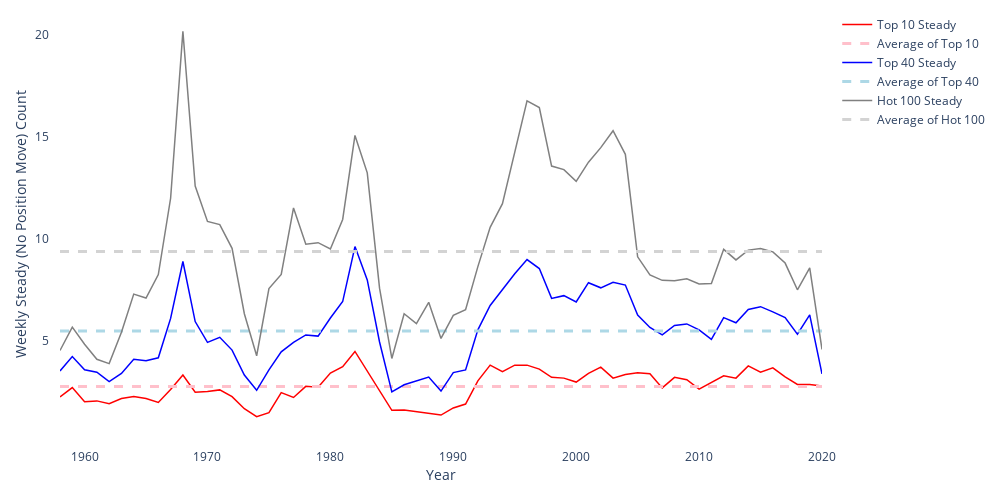

The cell this chart's notebook holds for it:
### Markdown cell above
## Part III: The 'Steady's in Chart

### Code cell
fig = go.Figure()
c1y_li = (trend_df.loc[:9, :] == 'Steady').sum()
c1y_li.index = [d[:4] for d in c1y_li.index]
c1y_li = c1y_li.groupby(level = 0).mean()
fig.add_trace(go.Scatter(x=c1y_li.index,
                         y=c1y_li,
                         line=dict(color = 'red', width = 1.5),
                         name='Top 10 Steady'))
fig.add_trace(go.Scatter(x=c1y_li.index,
                         y=[round(c1y_li.mean(),2)]*len(c1y_li),
                         line=dict(color = 'pink', width = 3, dash = 'dash'),
                         name='Average of Top 10'))

c1y_li = (trend_df.loc[:39, :] == 'Steady').sum()
c1y_li.index = [d[:4] for d in c1y_li.index]
c1y_li = c1y_li.groupby(level = 0).mean()
fig.add_trace(go.Scatter(x=c1y_li.index,
                         y=c1y_li,
                         line=dict(color = 'blue', width = 1.5),
                         name='Top 40 Steady'))
fig.add_trace(go.Scatter(x=c1y_li.index,
                         y=[round(c1y_li.mean(),2)]*len(c1y_li),
                         line=dict(color = 'lightblue', width = 3, dash = 'dash'),
                         name='Average of Top 40'))

c1y_li = (trend_df.loc[:, :] == 'Steady').sum()
c1y_li.index = [d[:4] for d in c1y_li.index]
c1y_li = c1y_li.groupby(level = 0).mean()
fig.add_trace(go.Scatter(x=c1y_li.index,
                         y=c1y_li,
                         line=dict(color = 'grey', width = 1.5),
                         name='Hot 100 Steady'))
fig.add_trace(go.Scatter(x=c1y_li.index,
                         y=[round(c1y_li.mean(),2)]*len(c1y_li),
                         line=dict(color = 'lightgrey', width = 3, dash = 'dash'),
                         name='Average of Hot 100'))

fig.update_layout(width=1000, 
                  height=500, 
                  plot_bgcolor='rgb(255,255,255)',
                  xaxis_title="Year",
                  yaxis_title="Weekly Steady (No Position Move) Count",
                  margin={'l':10, 'r':10, 'b':10, 't':10, 'pad':10})
fig.show()
fig.write_html("visuals/steady_songs_hot100.html")

### Figure 1 — Plotly figure (JSON) as saved in the notebook; plotly's stock layout.template omitted (floating-point values rounded to 4 significant figures)
{"data": [{"line": {"color": "red", "width": 1.5}, "name": "Top 10 Steady", "type": "scatter", "x": ["1958", "1959", "1960", "1961", "1962", "1963", "1964", "1965", "1966", "1967", "1968", "1969", "1970", "1971", "1972", "1973", "1974", "1975", "1976", "1977", "1978", "1979", "1980", "1981", "1982", "1983", "1984", "1985", "1986", "1987", "1988", "1989", "1990", "1991", "1992", "1993", "1994", "1995", "1996", "1997", "1998", "1999", "2000", "2001", "2002", "2003", "2004", "2005", "2006", "2007", "2008", "2009", "2010", "2011", "2012", "2013", "2014", "2015", "2016", "2017", "2018", "2019", "2020"], "y": [2.273, 2.731, 2.038, 2.077, 1.942, 2.192, 2.288, 2.192, 2, 2.635, 3.346, 2.5, 2.538, 2.615, 2.283, 1.692, 1.308, 1.5, 2.481, 2.245, 2.788, 2.75, 3.442, 3.75, 4.5, 3.547, 2.558, 1.615, 1.635, 1.558, 1.453, 1.385, 1.731, 1.923, 3.058, 3.827, 3.509, 3.827, 3.827, 3.635, 3.231, 3.192, 3, 3.423, 3.731, 3.192, 3.365, 3.453, 3.404, 2.712, 3.231, 3.115, 2.654, 2.981, 3.308, 3.192, 3.788, 3.481, 3.698, 3.25, 2.885, 2.885, 2.8]}, {"line": {"color": "pink", "dash": "dash", "width": 3}, "name": "Average of Top 10", "type": "scatter", "x": ["1958", "1959", "1960", "1961", "1962", "1963", "1964", "1965", "1966", "1967", "1968", "1969", "1970", "1971", "1972", "1973", "1974", "1975", "1976", "1977", "1978", "1979", "1980", "1981", "1982", "1983", "1984", "1985", "1986", "1987", "1988", "1989", "1990", "1991", "1992", "1993", "1994", "1995", "1996", "1997", "1998", "1999", "2000", "2001", "2002", "2003", "2004", "2005", "2006", "2007", "2008", "2009", "2010", "2011", "2012", "2013", "2014", "2015", "2016", "2017", "2018", "2019", "2020"], "y": [2.78, 2.78, 2.78, 2.78, 2.78, 2.78, 2.78, 2.78, 2.78, 2.78, 2.78, 2.78, 2.78, 2.78, 2.78, 2.78, 2.78, 2.78, 2.78, 2.78, 2.78, 2.78, 2.78, 2.78, 2.78, 2.78, 2.78, 2.78, 2.78, 2.78, 2.78, 2.78, 2.78, 2.78, 2.78, 2.78, 2.78, 2.78, 2.78, 2.78, 2.78, 2.78, 2.78, 2.78, 2.78, 2.78, 2.78, 2.78, 2.78, 2.78, 2.78, 2.78, 2.78, 2.78, 2.78, 2.78, 2.78, 2.78, 2.78, 2.78, 2.78, 2.78, 2.78]}, {"line": {"color": "blue", "width": 1.5}, "name": "Top 40 Steady", "type": "scatter", "x": ["1958", "1959", "1960", "1961", "1962", "1963", "1964", "1965", "1966", "1967", "1968", "1969", "1970", "1971", "1972", "1973", "1974", "1975", "1976", "1977", "1978", "1979", "1980", "1981", "1982", "1983", "1984", "1985", "1986", "1987", "1988", "1989", "1990", "1991", "1992", "1993", "1994", "1995", "1996", "1997", "1998", "1999", "2000", "2001", "2002", "2003", "2004", "2005", "2006", "2007", "2008", "2009", "2010", "2011", "2012", "2013", "2014", "2015", "2016", "2017", "2018", "2019", "2020"], "y": [3.545, 4.25, 3.604, 3.481, 3.019, 3.423, 4.115, 4.038, 4.189, 6.115, 8.904, 5.962, 4.942, 5.192, 4.566, 3.346, 2.596, 3.596, 4.481, 4.943, 5.308, 5.25, 6.135, 6.942, 9.635, 8, 4.962, 2.519, 2.865, 3.038, 3.245, 2.558, 3.462, 3.596, 5.558, 6.75, 7.547, 8.308, 9, 8.558, 7.096, 7.231, 6.925, 7.865, 7.615, 7.885, 7.75, 6.283, 5.673, 5.308, 5.769, 5.846, 5.558, 5.094, 6.154, 5.904, 6.558, 6.692, 6.434, 6.154, 5.346, 6.288, 3.4]}, {"line": {"color": "lightblue", "dash": "dash", "width": 3}, "name": "Average of Top 40", "type": "scatter", "x": ["1958", "1959", "1960", "1961", "1962", "1963", "1964", "1965", "1966", "1967", "1968", "1969", "1970", "1971", "1972", "1973", "1974", "1975", "1976", "1977", "1978", "1979", "1980", "1981", "1982", "1983", "1984", "1985", "1986", "1987", "1988", "1989", "1990", "1991", "1992", "1993", "1994", "1995", "1996", "1997", "1998", "1999", "2000", "2001", "2002", "2003", "2004", "2005", "2006", "2007", "2008", "2009", "2010", "2011", "2012", "2013", "2014", "2015", "2016", "2017", "2018", "2019", "2020"], "y": [5.5, 5.5, 5.5, 5.5, 5.5, 5.5, 5.5, 5.5, 5.5, 5.5, 5.5, 5.5, 5.5, 5.5, 5.5, 5.5, 5.5, 5.5, 5.5, 5.5, 5.5, 5.5, 5.5, 5.5, 5.5, 5.5, 5.5, 5.5, 5.5, 5.5, 5.5, 5.5, 5.5, 5.5, 5.5, 5.5, 5.5, 5.5, 5.5, 5.5, 5.5, 5.5, 5.5, 5.5, 5.5, 5.5, 5.5, 5.5, 5.5, 5.5, 5.5, 5.5, 5.5, 5.5, 5.5, 5.5, 5.5, 5.5, 5.5, 5.5, 5.5, 5.5, 5.5]}, {"line": {"color": "grey", "width": 1.5}, "name": "Hot 100 Steady", "type": "scatter", "x": ["1958", "1959", "1960", "1961", "1962", "1963", "1964", "1965", "1966", "1967", "1968", "1969", "1970", "1971", "1972", "1973", "1974", "1975", "1976", "1977", "1978", "1979", "1980", "1981", "1982", "1983", "1984", "1985", "1986", "1987", "1988", "1989", "1990", "1991", "1992", "1993", "1994", "1995", "1996", "1997", "1998", "1999", "2000", "2001", "2002", "2003", "2004", "2005", "2006", "2007", "2008", "2009", "2010", "2011", "2012", "2013", "2014", "2015", "2016", "2017", "2018", "2019", "2020"], "y": [4.545, 5.692, 4.849, 4.115, 3.904, 5.442, 7.308, 7.115, 8.264, 12, 20.17, 12.6, 10.87, 10.71, 9.547, 6.346, 4.288, 7.577, 8.269, 11.53, 9.75, 9.827, 9.519, 10.96, 15.08, 13.25, 7.596, 4.154, 6.346, 5.865, 6.906, 5.135, 6.269, 6.538, 8.654, 10.58, 11.74, 14.19, 16.77, 16.44, 13.58, 13.4, 12.83, 13.77, 14.48, 15.31, 14.15, 9.132, 8.25, 7.981, 7.962, 8.058, 7.808, 7.83, 9.5, 8.981, 9.462, 9.538, 9.377, 8.827, 7.519, 8.596, 4.6]}, {"line": {"color": "lightgrey", "dash": "dash", "width": 3}, "name": "Average of Hot 100", "type": "scatter", "x": ["1958", "1959", "1960", "1961", "1962", "1963", "1964", "1965", "1966", "1967", "1968", "1969", "1970", "1971", "1972", "1973", "1974", "1975", "1976", "1977", "1978", "1979", "1980", "1981", "1982", "1983", "1984", "1985", "1986", "1987", "1988", "1989", "1990", "1991", "1992", "1993", "1994", "1995", "1996", "1997", "1998", "1999", "2000", "2001", "2002", "2003", "2004", "2005", "2006", "2007", "2008", "2009", "2010", "2011", "2012", "2013", "2014", "2015", "2016", "2017", "2018", "2019", "2020"], "y": [9.39, 9.39, 9.39, 9.39, 9.39, 9.39, 9.39, 9.39, 9.39, 9.39, 9.39, 9.39, 9.39, 9.39, 9.39, 9.39, 9.39, 9.39, 9.39, 9.39, 9.39, 9.39, 9.39, 9.39, 9.39, 9.39, 9.39, 9.39, 9.39, 9.39, 9.39, 9.39, 9.39, 9.39, 9.39, 9.39, 9.39, 9.39, 9.39, 9.39, 9.39, 9.39, 9.39, 9.39, 9.39, 9.39, 9.39, 9.39, 9.39, 9.39, 9.39, 9.39, 9.39, 9.39, 9.39, 9.39, 9.39, 9.39, 9.39, 9.39, 9.39, 9.39, 9.39]}], "layout": {"height": 500, "margin": {"b": 10, "l": 10, "pad": 10, "r": 10, "t": 10}, "plot_bgcolor": "rgb(255,255,255)", "width": 1000, "xaxis": {"autorange": true, "range": [1958, 2020], "title": {"text": "Year"}, "type": "linear"}, "yaxis": {"autorange": true, "range": [0.2596, 21.22], "title": {"text": "Weekly Steady (No Position Move) Count"}, "type": "linear"}}}
